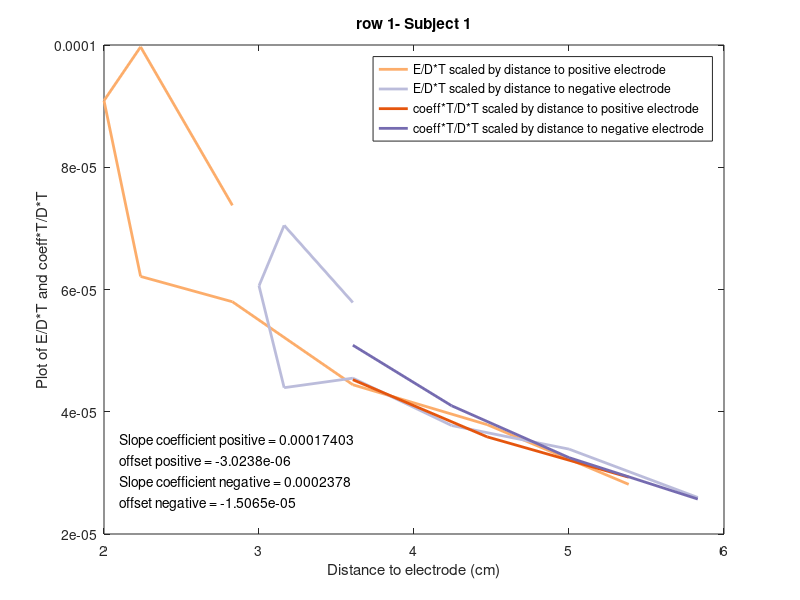

Recreate this plot in MATLAB. (Note: this script raises an error after producing the figure.)
clear all
close all
load('all12.mat')

% 1 0b5a2e
jp=3;
kp=6;
jm=4;
km=6;
for j=1:8;
    for k=1:8;
        dxp=j-jp;
        dyp=k-kp;
        dxm=j-jm;
        dym=k-km;
        dp=sqrt(dxp^2+dyp^2);
        dm=sqrt(dxm^2+dym^2);
        theory1(j,k)=((100/dp)-(100/dm));
        Dp1(j,k)=dp;
        Dm1(j,k)=dm;
    end;
end;
E1=m0b5a2e;
T1=reshape(theory1',[64,1]);
DP1=reshape(Dp1',[64,1]);
DM1=reshape(Dm1',[64,1]);


% 2 702d24
jp=2;
kp=5;
jm=2;
km=6;
for j=1:8;
    for k=1:8;
        dxp=j-jp;
        dyp=k-kp;
        dxm=j-jm;
        dym=k-km;
        dp=sqrt(dxp^2+dyp^2);
        dm=sqrt(dxm^2+dym^2);
        theory2(j,k)=((100/dp)-(100/dm));
        Dp2(j,k)=dp;
        Dm2(j,k)=dm;
    end;
end;
E2=m702d24;
T2=reshape(theory2',[64,1]);
DP2=reshape(Dp2',[64,1]);
DM2=reshape(Dm2',[64,1]);

% 3 7dbdec
jp=2;
kp=3;
jm=2;
km=4;
for j=1:8;
    for k=1:8;
        dxp=j-jp;
        dyp=k-kp;
        dxm=j-jm;
        dym=k-km;
        dp=sqrt(dxp^2+dyp^2);
        dm=sqrt(dxm^2+dym^2);
        theory3(j,k)=((100/dp)-(100/dm));
        Dp3(j,k)=dp;
        Dm3(j,k)=dm;
    end;
end;
E3=m7dbdec;
T3=reshape(theory3',[64,1]);
DP3=reshape(Dp3',[64,1]);
DM3=reshape(Dm3',[64,1]);

% 4 9ab7ab
jp=8;
kp=3;
jm=8;
km=4;
for j=1:8;
    for k=1:8;
        dxp=j-jp;
        dyp=k-kp;
        dxm=j-jm;
        dym=k-km;
        dp=sqrt(dxp^2+dyp^2);
        dm=sqrt(dxm^2+dym^2);
        theory4(j,k)=((100/dp)-(100/dm));
        Dp4(j,k)=dp;
        Dm4(j,k)=dm;
    end;
end;
E4=m9ab7ab;
T4=reshape(theory4',[64,1]);
DP4=reshape(Dp4',[64,1]);
DM4=reshape(Dm4',[64,1]);

% 5 c91479
jp=7;
kp=7;
jm=7;
km=8;
for j=1:8;
    for k=1:8;
        dxp=j-jp;
        dyp=k-kp;
        dxm=j-jm;
        dym=k-km;
        dp=sqrt(dxp^2+dyp^2);
        dm=sqrt(dxm^2+dym^2);
        theory5(j,k)=((100/dp)-(100/dm));
        Dp5(j,k)=dp;
        Dm5(j,k)=dm;
    end;
end;
E5=mc91479;
T5=-1*reshape(theory5',[64,1]);
DP5=reshape(Dp5',[64,1]);
DM5=reshape(Dm5',[64,1]);

% 6 d5cd55
jp=7;
kp=6;
jm=8;
km=6;
for j=1:8;
    for k=1:8;
        dxp=j-jp;
        dyp=k-kp;
        dxm=j-jm;
        dym=k-km;
        dp=sqrt(dxp^2+dyp^2);
        dm=sqrt(dxm^2+dym^2);
        theory6(j,k)=((100/dp)-(100/dm));
        Dp6(j,k)=dp;
        Dm6(j,k)=dm;
    end;
end;
E6=md5cd55;
T6=reshape(theory6',[64,1]);
DP6=reshape(Dp6',[64,1]);
DM6=reshape(Dm6',[64,1]);

% 7 ecb43e
jp=7;
kp=8;
jm=8;
km=8;
for j=1:8;
    for k=1:8;
        dxp=j-jp;
        dyp=k-kp;
        dxm=j-jm;
        dym=k-km;
        dp=sqrt(dxp^2+dyp^2);
        dm=sqrt(dxm^2+dym^2);
        theory7(j,k)=((100/dp)-(100/dm));
        Dp7(j,k)=dp;
        Dm7(j,k)=dm;
    end;
end;
E7=mecb43e;
T7=reshape(theory7',[64,1]);
DP7=reshape(Dp7',[64,1]);
DM7=reshape(Dm7',[64,1]);

%
%% 2-7-2018 - DJC - fitting part

% collect all the data into one place

E_mat = [E1 E2 E3 E4 E5 E6 E7];
T_mat = [T1 T2 T3 T4 T5 T6 T7];
DP_mat = [DP1 DP2 DP3 DP4 DP5 DP6 DP7];
DM_mat = [DM1 DM2 DM3 DM4 DM5 DM6 DM7];

% define colors for plotting
colors = [253,174,107;230,85,13;188,189,220;117,107,177]/256;


%%
LogicalStr = {'false', 'true'};

for loop = [1,2]
    if loop == 1
        use_offset = true;
    else
        use_offset = false;
    end
    OUTPUT_DIR = pwd;
    saveFigBool = true;
    
    fit_vals_p_r = {};
    fit_vals_p_c = {};
    fit_vals_m_r = {};
    fit_vals_m_c = {};
    
    row_mat = [3.5,2.5,2.5,inf,inf,inf,inf,inf;
        4,4,4,4,5,5.5,inf,inf;
        inf,4,4,4,5,5.5,6.25,7;
        8,7.2,6,inf,5,inf,inf,inf;
        inf,6.5,6,inf,inf,5,5,4;
        inf,inf,inf,inf,inf,3,inf,inf;
        8.3,7.8,7,inf,inf,5,inf,inf
        ];
    
    col_mat = [6,5.5,5,4,4,4,4,4;
        6,6,5,inf,inf,inf,inf,inf;
        inf,inf,inf,inf,inf,inf,inf,inf;
        5,5,5,inf,inf,inf,inf,inf;
        inf,inf,inf,inf,inf,inf,inf,inf;
        inf,inf,inf,inf,inf,inf,inf,inf;
        8,7.5,6.5,5,5.2,4,4,5
        ];
    for i = 1:size(E_mat,2)
        %  figure_subj =figure('units','normalized','outerposition',[0 0 1 1]);
        
        
        for j = 0:size(E_mat,1)/8-1
            %subplot(8,2,2*j+1)
            
            % optimization for row
            % vanilla linear regression
            
            % 1st subject, 1st row
            distance_bool_pos_row  = DP_mat(8*j+1:8*j+8,i);
            distance_bool_neg_row = DM_mat(8*j+1:8*j+8,i);
            distance_bool_pos_row(distance_bool_pos_row<row_mat(i,j+1)) = nan;
            distance_bool_neg_row(distance_bool_neg_row<row_mat(i,j+1)) = nan;
            
            % positive
            
            y_p = E_mat(8*j+1:8*j+8,i)./(T_mat(8*j+1:8*j+8,i).*DP_mat(8*j+1:8*j+8,i));
            x_p = T_mat(8*j+1:8*j+8,i)./(T_mat(8*j+1:8*j+8,i).*DP_mat(8*j+1:8*j+8,i));
            
            if use_offset
                x_p = [ones(length(x_p),1) x_p]; % include offset
            end
            
            x_p = x_p(~isnan(y_p) & ~isnan(distance_bool_pos_row),:);
            y_p = y_p(~isnan(y_p) & ~isnan(distance_bool_pos_row));
            calculated_p =x_p\y_p;
            
            % r square
            yfit_p = x_p*calculated_p;
            
            yresid_p = y_p - yfit_p;
            SSresid_p = sum(yresid_p.^2);
            SStotal_p = (length(y_p)-1) * var(y_p);
            rsq_p = 1 - SSresid_p/SStotal_p;
            
            % negative
            
            y_m = E_mat(8*j+1:8*j+8,i)./(T_mat(8*j+1:8*j+8,i).*DM_mat(8*j+1:8*j+8,i));
            x_m = T_mat(8*j+1:8*j+8,i)./(T_mat(8*j+1:8*j+8,i).*DM_mat(8*j+1:8*j+8,i));
            
            if use_offset
                x_m = [ones(length(x_m),1) x_m]; % include offset
            end
            x_m = x_m(~isnan(y_m) & ~isnan(distance_bool_neg_row),:);
            y_m = y_m(~isnan(y_m) & ~isnan(distance_bool_neg_row));
            
            calculated_m = x_m\y_m;
            
            % r square
            yfit_m = x_m*calculated_m;
            
            yresid_m = y_m - yfit_m;
            SSresid_m = sum(yresid_m.^2);
            SStotal_m = (length(y_m)-1) * var(y_m);
            rsq_m = 1 - SSresid_m/SStotal_m;
            
            % plotting for the row
            %subplot_ind(j+1) = subplot(4,4,j+1);
            figure_subj = figure;
            plot(DP_mat(8*j+1:8*j+8,i),E_mat(8*j+1:8*j+8,i)./(T_mat(8*j+1:8*j+8,i).*DP_mat(8*j+1:8*j+8,i)),'color',colors(1,:),'linewidth',2);hold on;
            plot(DM_mat(8*j+1:8*j+8,i),E_mat(8*j+1:8*j+8,i)./(T_mat(8*j+1:8*j+8,i).*DM_mat(8*j+1:8*j+8,i)),'color',colors(3,:),'linewidth',2);hold on;
            
            plot(distance_bool_pos_row(~isnan(distance_bool_pos_row)),yfit_p,'color',colors(2,:),'linewidth',2);hold on;
            plot(distance_bool_neg_row(~isnan(distance_bool_neg_row)),yfit_m,'color',colors(4,:),'linewidth',2);hold on;
            legend('E/D*T scaled by distance to positive electrode','E/D*T scaled by distance to negative electrode',...
                'coeff*T/D*T scaled by distance to positive electrode','coeff*T/D*T scaled by distance to negative electrode')
            xlabel('Distance to electrode (cm)')
            ylabel('Plot of E/D*T and coeff*T/D*T')
            title(['row ' num2str(j+1) '- Subject ' num2str(i)])
            
            num_p_r{i,j+1} = length(distance_bool_pos_row(~isnan(distance_bool_pos_row)));
            num_m_r{i,j+1} = length(distance_bool_neg_row(~isnan(distance_bool_neg_row)));
            
            fit_vals_p_r{i,j+1} = calculated_p;
            fit_vals_m_r{i,j+1} = calculated_m;
            
            
            dim = [0.15 0.15 0.5 0.5];
            if use_offset
                annotation('textbox', dim, 'String', {['Slope coefficient positive = ' num2str(fit_vals_p_r{i,j+1}(2))],...
                    ['offset positive = ' num2str(fit_vals_p_r{i,j+1}(1))],['Slope coefficient negative = ' num2str(fit_vals_m_r{i,j+1}(2))],...
                    ['offset negative = ' num2str(fit_vals_m_r{i,j+1}(1))]},...
                    'vert', 'bottom', 'FitBoxToText','on','EdgeColor','none');
            else
                annotation('textbox', dim, 'String', {['Slope coefficient positive = ' num2str(fit_vals_p_r{i,j+1})],...
                    ['Slope coefficient negative = ' num2str(fit_vals_m_r{i,j+1})]},...
                    'vert', 'bottom', 'FitBoxToText','on','EdgeColor','none');
            end
            
            if saveFigBool && ~isinf(row_mat(i,j+1))
                SaveFig(OUTPUT_DIR,sprintf(['subj_' num2str(i) 'row_' num2str(j+1) '_offset_' LogicalStr{use_offset+1}]), 'png', '-r600');
            end
            %%%%%%%%%%%%%%%%%%%%%%%%%%%%%%%%%%%%%%%%%%%%%%%%%%%%%%%%%%%%%%%%%%%%%%%%%%%%%%%%%%%%%%%%%%%%%%%
            % now onto the columns
            
            % positive
            % subplot(8,2,2*(j+1))
            % subplot_ind(j+9) = subplot(4,4,j+9);
            figure_subj = figure;
            distance_bool_pos_col  = DP_mat(j+1:8:64-7+j,i);
            distance_bool_neg_col = DM_mat(j+1:8:64-7+j,i);
            distance_bool_pos_col(distance_bool_pos_col<col_mat(i,j+1)) = nan;
            distance_bool_neg_col(distance_bool_neg_col<col_mat(i,j+1)) = nan;
            
            % optimization for column
            % vanilla linear regression
            y_p = E_mat(j+1:8:64-7+j,i)./(T_mat(j+1:8:64-7+j,i).*DP_mat(j+1:8:64-7+j,i));
            x_p = T_mat(j+1:8:64-7+j,i)./(T_mat(j+1:8:64-7+j,i).*DP_mat(j+1:8:64-7+j,i));
            if use_offset
                x_p = [ones(length(x_p),1) x_p]; % include offset
            end
            
            x_p = x_p(~isnan(y_p) & ~isnan(distance_bool_pos_col),:);
            y_p = y_p(~isnan(y_p) & ~isnan(distance_bool_pos_col));
            calculated_p =x_p\y_p;
            
            % r square
            yfit_p = x_p*calculated_p;
            
            yresid_p = y_p - yfit_p;
            SSresid_p = sum(yresid_p.^2);
            SStotal_p = (length(y_p)-1) * var(y_p);
            rsq_p = 1 - SSresid_p/SStotal_p;
            
            % negative
            
            y_m = E_mat(j+1:8:64-7+j,i)./(T_mat(j+1:8:64-7+j,i).*DM_mat(j+1:8:64-7+j,i));
            x_m = T_mat(j+1:8:64-7+j,i)./(T_mat(j+1:8:64-7+j,i).*DM_mat(j+1:8:64-7+j,i));
            
            if use_offset
                x_m = [ones(length(x_m),1) x_m]; % include offset
            end
            x_m = x_m(~isnan(y_m) & ~isnan(distance_bool_neg_col),:);
            y_m = y_m(~isnan(y_m) & ~isnan(distance_bool_neg_col));
            
            calculated_m = x_m\y_m;
            
            % r square
            yfit_m = x_m*calculated_m;
            
            yresid_m = y_m - yfit_m;
            SSresid_m = sum(yresid_m.^2);
            SStotal_m = (length(y_m)-1) * var(y_m);
            rsq_m = 1 - SSresid_m/SStotal_m;
            
            % plotting for the column
            
            plot(DP_mat(j+1:8:64-7+j,i),E_mat(j+1:8:64-7+j,i)./(T_mat(j+1:8:64-7+j,i).*DP_mat(j+1:8:64-7+j,i)),'color',colors(1,:),'linewidth',2);hold on;
            plot(DM_mat(j+1:8:64-7+j,i),E_mat(j+1:8:64-7+j,i)./(T_mat(j+1:8:64-7+j,i).*DM_mat(j+1:8:64-7+j,i)),'color',colors(3,:),'linewidth',2);hold on;
            plot(distance_bool_pos_col(~isnan(distance_bool_pos_col)),yfit_p,'color',colors(2,:),'linewidth',2);hold on;
            plot(distance_bool_neg_col(~isnan(distance_bool_neg_col)),yfit_m,'color',colors(4,:),'linewidth',2);hold on;
            legend('E/D*T scaled by distance to positive electrode','E/D*T scaled by distance to negative electrode',...
                'coeff*T/D*T scaled by distance to positive electrode','coeff*T/D*T scaled by distance to negative electrode')
            xlabel('Distance to electrode (cm)')
            ylabel('Plot of E/D*T and coeff*T/D*T')
            title(['column ' num2str(j+1) '- Subject ' num2str(i)])
            
            
            num_p_c{i,j+1} = length(distance_bool_pos_col(~isnan(distance_bool_pos_col)));
            num_m_c{i,j+1} = length(distance_bool_neg_col(~isnan(distance_bool_neg_col)));
            
            fit_vals_p_c{i,j+1} = calculated_p;
            fit_vals_m_c{i,j+1} = calculated_m;
            
            
            dim = [0.15 0.15 0.5 0.5];
            if use_offset
                annotation('textbox', dim, 'String', {['Slope coefficient positive = ' num2str(fit_vals_p_c{i,j+1}(2))],...
                    ['offset positive = ' num2str(fit_vals_p_c{i,j+1}(1))],['Slope coefficient negative = ' num2str(fit_vals_m_c{i,j+1}(2))],...
                    ['offset negative = ' num2str(fit_vals_m_c{i,j+1}(1))]},...
                    'vert', 'bottom', 'FitBoxToText','on','EdgeColor','none');
            else
                annotation('textbox', dim, 'String', {['Slope coefficient positive = ' num2str(fit_vals_p_c{i,j+1})],...
                    ['Slope coefficient negative = ' num2str(fit_vals_m_c{i,j+1})]},...
                    'vert', 'bottom', 'FitBoxToText','on','EdgeColor','none');
            end
            
            
            if saveFigBool && ~isinf(col_mat(i,j+1))
                SaveFig(OUTPUT_DIR,sprintf(['subj_' num2str(i) 'col_' num2str(j+1) '_offset_' LogicalStr{use_offset+1}]), 'png', '-r600');
            end
            
        end
        
        %     lg = legend('E/D*T scaled by distance to positive electrode','E/D*T scaled by distance to negative electrode',...
        %         'coeff*T/D*T + offset scaled by distance to positive electrode','coeff*T/D*T + offset scaled by distance to negative electrode');
        %     lg.Location = 'southeast';
        %     xlabel('Distance to electrode (cm)')
        %     ylabel('Plot of E/D*T and coeff*T/D*T')
        format short
        %     arrayfun(@(x) pbaspect(x, [1 1 1]), subplot_ind);
        %     drawnow;
        %     pos = arrayfun(@plotboxpos, subplot_ind, 'uni', 0);
        %     dim = cellfun(@(x) x.*[1 1 0.5 0.5], pos, 'uni',0);
        %     for i = 1:size(E_mat,1)/8
        %         annotation(figure_subj, 'textbox', dim{i}, 'String', {['Slope coefficient positive = ' num2str(fit_vals_p_r(1,i))],...
        %             ['offset positive = ' num2str(fit_vals_p_r(2,i))],['Slope coefficient negative = ' num2str(fit_vals_m_r(1,i))],...
        %             ['offset negative = ' num2str(fit_vals_m_r(2,i))]},...
        %             'vert', 'bottom', 'FitBoxToText','on','EdgeColor','none');
        %
        %         annotation(figure_subj, 'textbox', dim{i+8}, 'String', {['Slope coefficient positive = ' num2str(fit_vals_p_c(1,i))],...
        %             ['offset positive = ' num2str(fit_vals_p_c(2,i))],['Slope coefficient negative = ' num2str(fit_vals_m_c(1,i))],...
        %             ['offset negative = ' num2str(fit_vals_m_c(2,i))]},...
        %             'vert', 'bottom', 'FitBoxToText','on','EdgeColor','none');
        
        %     end
        
        %     if saveFigBool
        %         SaveFig(OUTPUT_DIR,sprintf(['exp_over_theory_fit_subj_' num2str(i)]), 'png', '-r600');
        %     end
        
    end
    close all
    %%%%%%%%%%%%%%%%%%%%%%%%%%%%%%%%%%%%%%%%%%%%%%%%%%%%%%%%%%%%%%%%%%%%%%%
    % now with fit vals histogram
    bin_lims = [-1e-3 1e-3];
    num_bins = 15;
    
    if ~use_offset
        
        for i = 1:size(E_mat,2)
            figure
            hold on
            fit_vals_p_r_select = [];
            fit_vals_m_r_select = [];
            fit_vals_p_c_select = [];
            fit_vals_m_c_select = [];
            
            for j = 0:size(E_mat,1)/8-1
                
                if ~isinf(row_mat(i,j+1))
                    if num_p_r{i,j+1} > 1
                        fit_vals_p_r_select = [fit_vals_p_r_select fit_vals_p_r{i,j+1}];
                    end
                    if num_m_r{i,j+1} >1
                        fit_vals_m_r_select = [fit_vals_m_r_select fit_vals_m_r{i,j+1}];
                    end
                end
                
                if ~isinf(col_mat(i,j+1))
                    if num_p_c{i,j+1} > 1
                        fit_vals_p_c_select = [fit_vals_p_c_select fit_vals_p_c{i,j+1}];
                    end
                    if num_m_c{i,j+1} > 1
                        fit_vals_m_c_select = [fit_vals_m_r_select fit_vals_m_r{i,j+1}];
                    end
                end
            end
            histogram(fit_vals_p_r_select,num_bins,'binlimits',bin_lims)
            histogram(fit_vals_m_r_select,num_bins,'binlimits',bin_lims)
            histogram(fit_vals_p_c_select,num_bins,'binlimits',bin_lims)
            histogram(fit_vals_m_c_select,num_bins,'binlimits',bin_lims)
            xlim(bin_lims)
            legend('pos,row','neg,row','pos,col','neg,col')
            title(['coeff subject -  ' num2str(i) ' - no offset'])
            
            if saveFigBool 
                SaveFig(OUTPUT_DIR,sprintf(['subj_' num2str(i) 'histogram_coeff' '_offset_' LogicalStr{use_offset+1}]), 'png', '-r600');
            end
            
        end
        
    else
        
        for i = 1:size(E_mat,2)
            figure
            hold on
            fit_vals_p_r_select = [];
            fit_vals_m_r_select = [];
            fit_vals_p_c_select = [];
            fit_vals_m_c_select = [];
            
            for j = 0:size(E_mat,1)/8-1
                
                if ~isinf(row_mat(i,j+1))
                    if num_p_r{i,j+1} > 1
                        fit_vals_p_r_select = [fit_vals_p_r_select fit_vals_p_r{i,j+1}(2)];
                    end
                    if num_m_r{i,j+1} > 1
                        fit_vals_m_r_select = [fit_vals_m_r_select fit_vals_m_r{i,j+1}(2)];
                    end
                end
                
                if ~isinf(col_mat(i,j+1))
                    if num_p_c{i,j+1} > 1
                        fit_vals_p_c_select = [fit_vals_p_c_select fit_vals_p_c{i,j+1}(2)];
                    end
                    if num_m_c{i,j+1} > 1
                        fit_vals_m_c_select = [fit_vals_m_r_select fit_vals_m_r{i,j+1}(2)];
                    end
                end
            end
            histogram(fit_vals_p_r_select,num_bins,'binlimits',bin_lims)
            histogram(fit_vals_m_r_select,num_bins,'binlimits',bin_lims)
            histogram(fit_vals_p_c_select,num_bins,'binlimits',bin_lims)
            histogram(fit_vals_m_c_select,num_bins,'binlimits',bin_lims)
            xlim(bin_lims)
            legend('pos,row','neg,row','pos,col','neg,col')
            title(['coeff - subject ' num2str(i) ' - offset'])
            
            if saveFigBool 
                SaveFig(OUTPUT_DIR,sprintf(['subj_' num2str(i) 'histogram_coeff' '_offset_' LogicalStr{use_offset+1}]), 'png', '-r600');
            end
        end
        
        
        for i = 1:size(E_mat,2)
            figure
            hold on
            fit_vals_p_r_select = [];
            fit_vals_m_r_select = [];
            fit_vals_p_c_select = [];
            fit_vals_m_c_select = [];
            
            for j = 0:size(E_mat,1)/8-1
                
                if ~isinf(row_mat(i,j+1))
                    if num_p_r{i,j+1} > 1
                        fit_vals_p_r_select = [fit_vals_p_r_select fit_vals_p_r{i,j+1}(1)];
                    end
                    if num_m_r{i,j+1} > 1
                        fit_vals_m_r_select = [fit_vals_m_r_select fit_vals_m_r{i,j+1}(1)];
                    end
                end
                
                if ~isinf(col_mat(i,j+1))
                    if num_p_c{i,j+1} > 1
                        fit_vals_p_c_select = [fit_vals_p_c_select fit_vals_p_c{i,j+1}(1)];
                    end
                    if num_m_c{i,j+1} > 1
                        fit_vals_m_c_select = [fit_vals_m_r_select fit_vals_m_r{i,j+1}(1)];
                    end
                end
            end
            histogram(fit_vals_p_r_select,num_bins,'binlimits',bin_lims)
            histogram(fit_vals_m_r_select,num_bins,'binlimits',bin_lims)
            histogram(fit_vals_p_c_select,num_bins,'binlimits',bin_lims)
            histogram(fit_vals_m_c_select,num_bins,'binlimits',bin_lims)
            xlim(bin_lims)
            legend('pos,row','neg,row','pos,col','neg,col')
            title(['offset - subject ' num2str(i)])
            
            if saveFigBool 
                SaveFig(OUTPUT_DIR,sprintf(['subj_' num2str(i) 'histogram_offset' '_offset_' LogicalStr{use_offset+1}]), 'png', '-r600');
            end
        end
        
    end
    close all
end